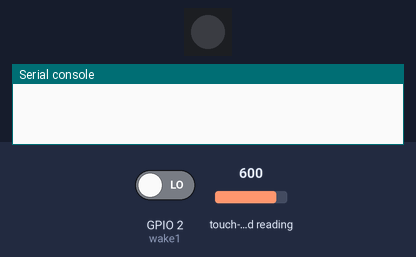
The program below on a simulated ESP32 board running MicroPython. Parts: 1 RGB LEDs in strip order, left to right, the last lines printed to the serial console. The inputs (shaded band) are chosen by the test bench; at power-on: GPIO 2 (wake1) LOW, touch-pad reading 600.

Above: at 0.1 s.
At 1.1 s:
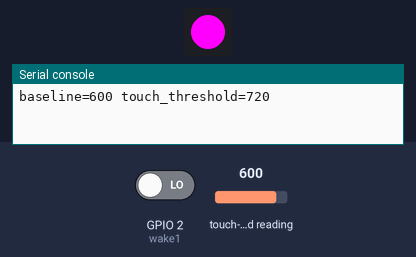
Timing chart, 0 to 5.5 s (numbered marks = the images above):
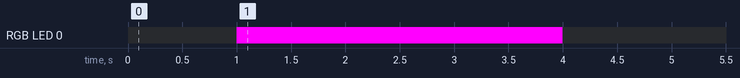

The program:

lightsleep_sample.py
```python
from machine import Pin, TouchPad, lightsleep, wake_reason
from neopixel import NeoPixel
from time import sleep
import esp32
import machine

np = NeoPixel(Pin(48), 1)

def set_color(r, g, b):
    np[0] = (r, g, b)
    np.write()

# --- Touch setup ---
t = TouchPad(Pin(4))
sleep(1)
baseline = t.read()
touch_threshold = int(baseline * 1.2)
print(f"baseline={baseline} touch_threshold={touch_threshold}")

def is_touched():
    return t.read() > touch_threshold

# --- Button setup ---
wake1 = Pin(2, Pin.IN, Pin.PULL_DOWN)
esp32.wake_on_ext0(pin=wake1, level=esp32.WAKEUP_ANY_HIGH)

# --- First boot ---
set_color(255, 0, 255)  # PURPLE
sleep(3)
set_color(0, 0, 0)
sleep(0.1)

while True:
    lightsleep(100)  # Short poll interval to catch touch

    if is_touched():
        set_color(0, 255, 0)    # GREEN = touch
        sleep(2)
        set_color(0, 0, 0)
    elif wake_reason() == machine.EXT0_WAKE:
        set_color(0, 0, 255)    # BLUE = button
        sleep(2)
        set_color(0, 0, 0)
```
